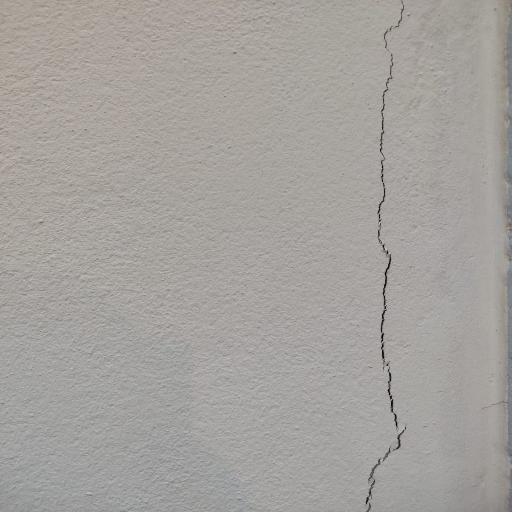
#> input picture Project/Captured Images/Grill Imbiss Theaterplatz.png, 512 x 512 px, found by its file name
$ jupyter execute --allow-errors 'Task2 - Crack Segmentation.ipynb'
#> lines starting #> are read from the running program, lines starting #| are printed output that depends on the picture; after the words box and inside, x2 and y2 are one past the last pixel; in counts of white or black regions, pixels touching at a corner belong together
# Task2 - Crack Segmentation

#### In this task you propose an approach to semantically segment the cracks in the image. Semantic segmentation is the task where every pixel in the input image is assigned a class label in the output. Crack segmentation is a binary task with the classes no-crack and crack. use value 0 for no-crack and 255 for crack.

#### a) Cracks typically appear as dark line-like structures on brighter background. Thus, thresholding can be an intuitive first processing step for crack segmentation. Design and implement a thresholding method suitable for segmenting the cracks. Try to incorporate adaptiveness towards images of different brightness levels. The thresholding procedure usually yields many false positives, i.e. regions which do not represent cracks but are classified as crack.

[cell 1]
from matplotlib import pyplot as plt
import cv2
import numpy as np

[cell 2]
#read image and show
img = cv2.imread("split_dataset/train/no-crack/Grill Imbiss Theaterplatz.png")
#> img is the input picture: shape (512, 512, 3); mean B, G, R 157.4, 161.3, 164.7
plt.imshow(img)
plt.show()
img.shape
#> Out = (512, 512, 3)

[cell 3]
histogram = cv2.calcHist([img],[0],None,[255],[0,249])
#> histogram = 255 values, max 17278 at index 163, min 0 at index 42, mean 1028
plt.plot(histogram)
plt.show()
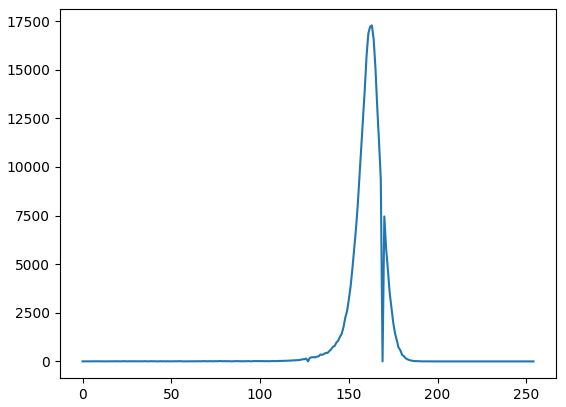
#> figure drawn by matplotlib, 1 panel; curve peaks at x = 163, y = 17278

[cell 4]
img=cv2.cvtColor(img,cv2.COLOR_BGR2RGB)
plt.hist(img.ravel(), bins=255, range=(0, 249))
plt.title('Histogram of Initial Image')
plt.xlabel('Pixel Intensity')
plt.ylabel('Frequency')
plt.show()
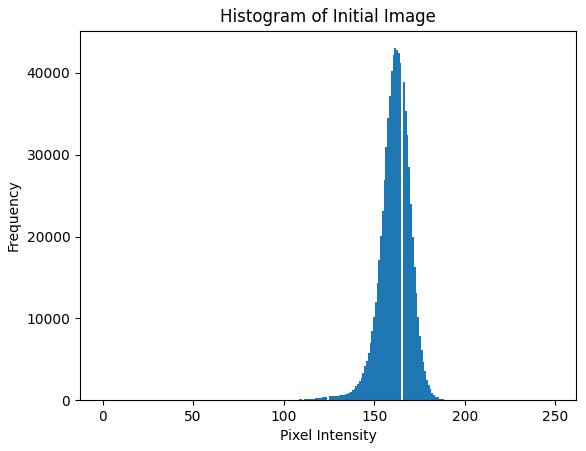
#> figure drawn by matplotlib, 1 panel; tallest bar 43021 high, from x = 161.1 to 162.1

# plt.savefig("After Streched Image")

Enhance the image using contrast stretching (self-written code; built-in min, max are allowed)

[cell 5]
# Calculate minimum and maximum pixel values
min_val=np.min(img)
#> min_val = 0
max_val=np.max(img)
#> max_val = 197

#vectorized operations
contrast_stretching= np.zeros_like(img)
# Perform contrast stretching
contrast_stretching = 255*((img - min_val)/ (max_val - min_val))
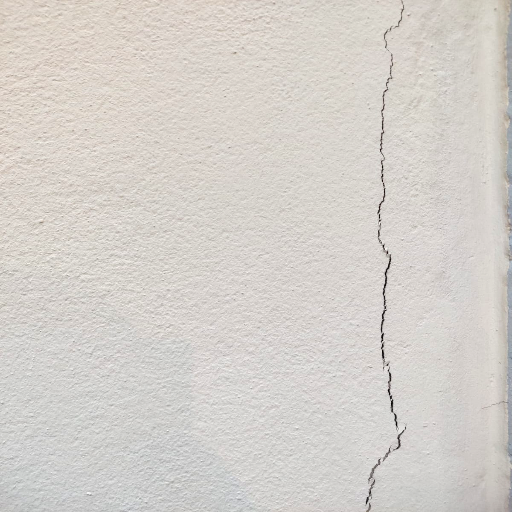
#> contrast_stretching: shape (512, 512, 3) float64; mean R, G, B 213.2, 208.8, 203.8


# Round the pixel values to the nearest integer
contrast_stretching = np.round(contrast_stretching)

#pixel values to the range [0, 255]
contrast_stretching = np.clip(contrast_stretching, 0, 255)
contrast_stretching = contrast_stretching.astype('uint8')

plt.figure()
plt.hist(contrast_stretching.ravel(), bins=255, range=(0, 256))
plt.title('Enhanced Image Histogram')
plt.xlabel('Pixel Intensity')
plt.ylabel('Frequency')
plt.show()
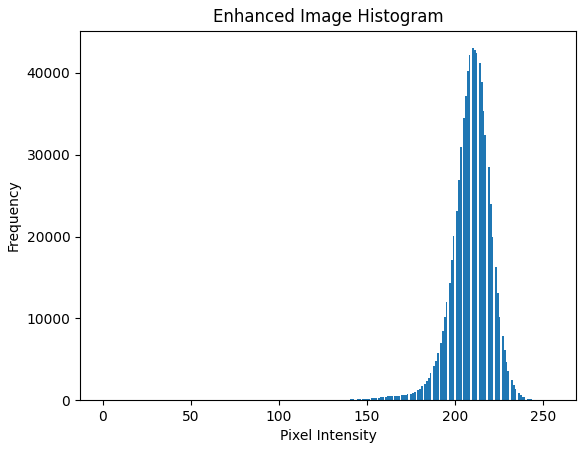
#> figure drawn by matplotlib, 1 panel; tallest bar 43021 high, from x = 209.8 to 210.8
plt.figure()
plt.imshow(contrast_stretching, cmap='gray')
plt.title("Enhanced Image")
plt.show()

Visualizes the enhanced image

[cell 6]
# Convert the image to grayscale
gray_image = cv2.cvtColor(img, cv2.COLOR_BGR2GRAY)

# Apply adaptive thresholding to obtain a binary image
binary_image = cv2.adaptiveThreshold(
    gray_image, 255, cv2.ADAPTIVE_THRESH_GAUSSIAN_C, cv2.THRESH_BINARY_INV, 11, 2
)
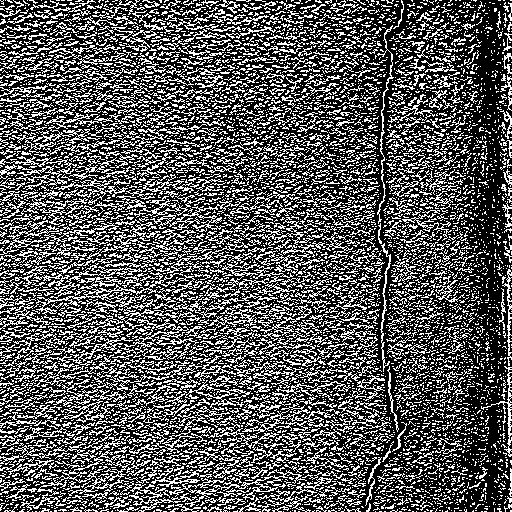
#> binary_image: shape (512, 512); 34.4% white in thin lines or dots

# Load the contrast-stretched image
contrast_stretching = cv2.imread("split_dataset/train/no-crack/Grill Imbiss Theaterplatz.png")

# Plot the images side by side
plt.figure(figsize=(12, 6))

# Before Stretching
plt.subplot(1, 2, 1)
plt.title("Before Stretching")
plt.imshow(gray_image, cmap="gray")
plt.axis("on")

# After Stretching
plt.subplot(1, 2, 2)
plt.title("After Stretching")
plt.imshow(contrast_stretching, cmap="gray")
plt.axis("on")

cv2.imwrite("After Streched Image.png", contrast_stretching)
plt.tight_layout()
plt.show()
#> figure, not shown here; B, G, R data is drawn as R, G, B

[cell 7]
# Define a list of threshold values to try
threshold_values = [50, 90, 122, 148]

# Calculate the number of rows and columns for subplots
num_rows = 1
num_columns = len(threshold_values) + 1  # Add one for the original image

# Create a figure and axis objects
fig, axes = plt.subplots(num_rows, num_columns, figsize=(15, 5))

# Display the original image
axes[0].imshow(cv2.cvtColor(contrast_stretching, cv2.COLOR_BGR2RGB))
axes[0].set_title("Original Image")
axes[0].axis("off")

# Loop through the threshold values and apply thresholding
for i, threshold_value in enumerate(threshold_values):
    threshold_type = cv2.THRESH_BINARY_INV
    binary_image = cv2.threshold(contrast_stretching, threshold_value, 255, threshold_type)[1]

    # Display the binary image
    axes[i + 1].imshow(binary_image, cmap="gray")
    axes[i + 1].set_title(f"Threshold {threshold_value}")
    axes[i + 1].axis("off")
#> this loop made 4 passes
#> pass 1, `binary_image = cv2.threshold(contrast_stretching, threshold_value, 255..`:
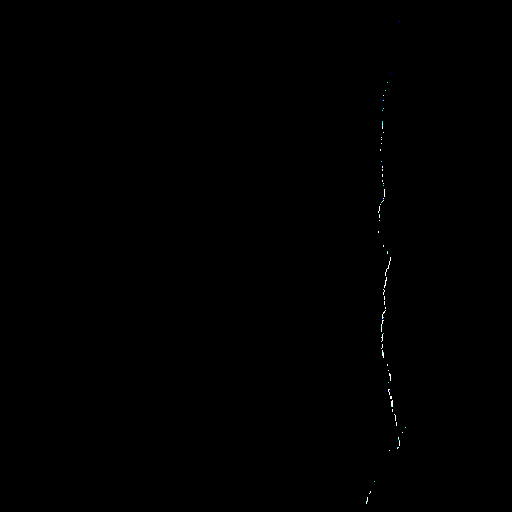
#> binary_image: shape (512, 512, 3); mean B, G, R 0.2, 0.2, 0.2

plt.tight_layout()
plt.show()
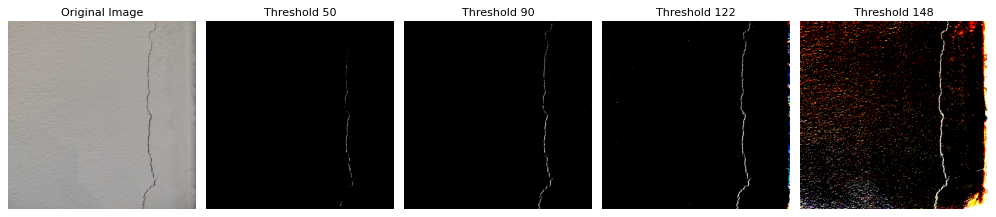
#> figure drawn by matplotlib, 5 panels; B, G, R data is drawn as R, G, B

##### among all the valuse I found the threshold value 90 was good

[cell 8]
# Apply adaptive thresholding to obtain binary image
threshold_value = 90
max_value = 255
threshold_type = cv2.THRESH_BINARY_INV
binary_image = cv2.threshold(contrast_stretching, threshold_value, max_value, threshold_type)[1]

[cell 9]
# Show binary image
plt.imshow(binary_image)
# plt.title('Threshold values- 90,255')
plt.axis("off")
plt.show()

cv2.imwrite("After Thresholding.png", binary_image)
#> Out = True

#### b) Play around with morphological operators in order to clean up the result (e.g. by removing isolated points and ensuring a better connectedness of the cracks). You are allowed to use built-in functions.

[cell 10]
threshold_img= cv2.imread("Task2 Images/After Thresholding.png", cv2.IMREAD_GRAYSCALE)

[cell 11]
# Define a kernel for morphological operations
kernel = np.ones((10, 10), np.uint8)

# 1. Dilation to connect nearby cracks and make them thicker
#> (the rest of this cell did not finish here and is left out)

[cell 12]
from skimage.morphology import skeletonize
# 3. Closing to further connect cracks
#> (the rest of this cell did not finish here and is left out)

#### c) From the resulting segmentation mask extract discrete regions by implementing connected component analysis as presented in the lecture.

[cell 13]
# Load the segmented image (your cleaned-up crack image)
segmented_image = cv2.imread("After Morphological Operations.png", cv2.IMREAD_GRAYSCALE)

# Define an equivalent label table
equivalent_labels = {}

# Initialize the label counter
label_counter = 0

# Create a function to find the root label of an equivalence group
def find_root_label(label):
    if label in equivalent_labels:
        return find_root_label(equivalent_labels[label])
    else:
        return label

# Process the image row by row and label connected components
#> (the rest of this cell did not finish here and is left out)

[cell 14]
# plot the images
plt.figure(figsize=(12, 6))

# After Morphological Thinning
plt.subplot(1, 2, 1)
plt.title("After Morphological Thinning")
#> (the rest of this cell did not finish here and is left out)

[cell 15]
#plot all for original image, threshold image. after hinnking and connected component labeling
plt.figure(figsize=(12, 6))

# Original Image
plt.subplot(1, 4, 1)
plt.title("Original Image")
plt.imshow(cv2.cvtColor(contrast_stretching, cv2.COLOR_BGR2RGB))
plt.axis("off")

# Threshold Image
plt.subplot(1, 4, 2)
plt.title("Threshold Image")
plt.imshow(binary_image, cmap="gray")
plt.axis("off")

# After Morphological Thinning
plt.subplot(1, 4, 3)
plt.title("After Morphological Thinning")
#> (the rest of this cell did not finish here and is left out)

#### d) Feature engineering: Create a feature vector for each instance of potentially useful features (region properties, circularity, color, ...) – be creative. Based on the annotated ground truth, assign a label to each region whether it represents a crack or no-crack. These feature vectors alongside the true labels will serve as input to the next step.

[cell 16]
from skimage.measure import regionprops

[cell 17]
# Load the labeled image (result from connected component analysis)
labeled_image = cv2.imread("After Morphological Operations.png", cv2.IMREAD_GRAYSCALE)

# Load the ground truth image (assuming white pixels represent cracks)
ground_truth = cv2.imread("split_dataset/train/crack/Grill Imbiss Theaterplatz_annotation.png", cv2.IMREAD_GRAYSCALE)
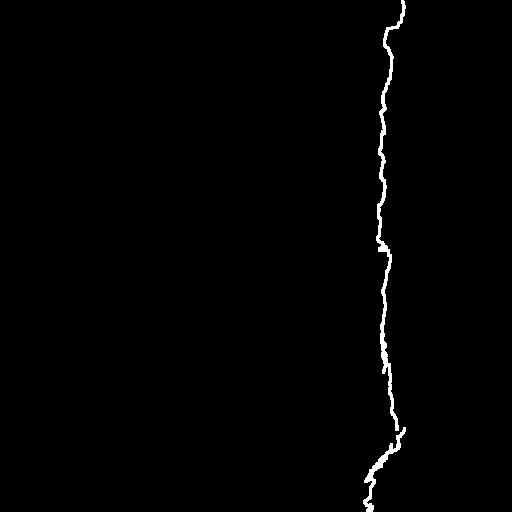
#> input picture Project/dataset/crack/Grill Imbiss Theaterplatz_annotation.png, 512 x 512 px, found by its file name
#> ground_truth: shape (512, 512); 0.89% white; 2 white regions, box (x1, y1, x2, y2) and area: (376, 0, 406, 431) 1786, (363, 427, 406, 512) 555

# Initialize lists to store feature vectors and labels
feature_vectors = []
labels = []

# Iterate through each labeled region
#> (the rest of this cell did not finish here and is left out)

[cell 18]
# results
print("Feature vector for the first region:")
#> (the rest of this cell did not finish here and is left out)

[cell 19]
# Print crack region features
print("Crack region features:")
print("Area\t\tPerimeter\tAspect Ratio\tCircularity")
print("-------------------------------------------------------------------------------------")
for i, feature_vector in enumerate(feature_vectors):
    if labels[i]:
        print("\t".join([f"{feature:.2f}" for feature in feature_vector]))

# Print non-crack region features
print("\nNon-crack region features:")
print("Area\t\tPerimeter\tAspect Ratio\tCircularity")
print("-------------------------------------------------------------------------------------")
for i, feature_vector in enumerate(feature_vectors):
    if not labels[i]:
        print("\t".join([f"{feature:.2f}" for feature in feature_vector]))

[cell 20]
# Now do all these steps for my training dataset grayscale conversion, morphological operations, connected component labeling and feature extraction
# Load the dataset
import os
import cv2
import numpy as np
from skimage.measure import regionprops

#### e) Classifier: Implement a classifier that uses the prepared features in order to filter out non-crack regions. You are allowed to implement a heuristic rule-based approach. Furthermore, you are welcome to experiment with support vector machines (SVM), decision trees, or any other concept taught in the course, which you consider suitable. Explain your reasons and ideas for choosing your approach.

[cell 21]
# thresholds for feature values
area_threshold = 1000
aspect_ratio_threshold = 0.6
circularity_threshold = 0.6

[cell 22]
classified_regions = []

for i, region_feature_vector in enumerate(feature_vectors):
    area, _, aspect_ratio, circularity, _, _, _ = region_feature_vector
    if (
        area >= area_threshold and
        aspect_ratio >= aspect_ratio_threshold and
        circularity >= circularity_threshold
    ):
        classified_regions.append((i, 'Crack'))
    else:
        classified_regions.append((i, 'Non-Crack'))

## My classifier

[cell 23]
def classify_regions(feature_vectors, area_threshold=1000, aspect_ratio_threshold=0.6, circularity_threshold=0.6):
    # Initialize a list to store the classified regions
#> called with area_threshold = 1000, aspect_ratio_threshold = 0.6, circularity_threshold = 0.6
    classified_regions = []

    # Iterate through each region and apply the classifier
    for i, region_feature_vector in enumerate(feature_vectors):
        area, _, aspect_ratio, circularity, _, _, _ = region_feature_vector

        # Check if the region meets the criteria to be considered a crack
        if (
            area >= area_threshold and
            aspect_ratio >= aspect_ratio_threshold and
            circularity >= circularity_threshold
        ):
            # onsider it a crack
            classified_regions.append((i, 'Crack'))
        else:
            # consider it a non-crack
            classified_regions.append((i, 'Non-Crack'))

    return classified_regions

[cell 24]
# check the accuracy of the classifier
import os
import cv2
import numpy as np
from skimage.measure import regionprops

# Define a function to calculate the accuracy of the classifier

def calculate_accuracy(classified_regions, ground_truth):
    # Initialize a counter to store the number of correct classifications
    correct_classifications = 0

    # Iterate through each classified region
    for i, classified_region in enumerate(classified_regions):
        # Extract the region label
        region_label = classified_region[1]

        # Extract the ground truth label
        ground_truth_label = 'Crack' if ground_truth[i] == 255 else 'Non-Crack'

        # Check if the classified region label matches the ground truth label
        if region_label == ground_truth_label:
            correct_classifications += 1
#> after the loop, correct_classifications = 0

    # Calculate the accuracy as a percentage
    accuracy = (correct_classifications / len(classified_regions)) * 100

    # Return the accuracy
    return accuracy

# Load the labeled image (result from connected component analysis)
labeled_image = cv2.imread("After Morphological Operations.png", cv2.IMREAD_GRAYSCALE)

# Load the ground truth image (assuming white pixels represent cracks)
ground_truth = cv2.imread("split_dataset/train/crack/Grill Imbiss Theaterplatz_annotation.png", cv2.IMREAD_GRAYSCALE)

# Classify the regions
classified_regions = classify_regions(feature_vectors)

# Calculate the accuracy
#> (the rest of this cell did not finish here and is left out)
